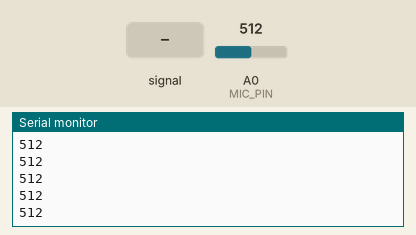
Simulated run of this sketch. Board: Arduino Uno, built with avr-gcc and run on an emulated ATmega328P. Shown: the last lines printed to the serial monitor. Inputs (shaded band) come from the test bench; at power-on: A0 (MIC_PIN) = 512.

Above: at 1.2 s.
1.3 s: A0 (MIC_PIN) fed a 200 Hz sine of ±81 counts around its level
At 2.2 s:
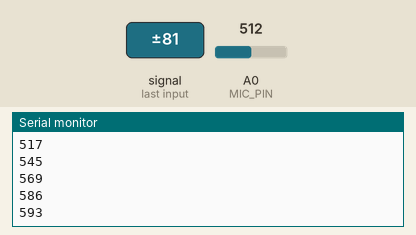
2.8 s: A0 (MIC_PIN) set to 716
At 3.9 s:
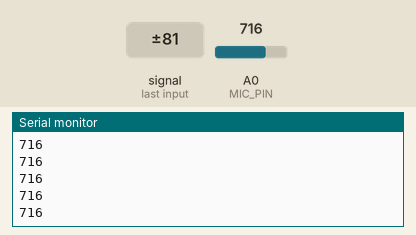
4.3 s: A0 (MIC_PIN) fed a 1000 Hz sine of ±255 counts around its level
At 5.2 s:
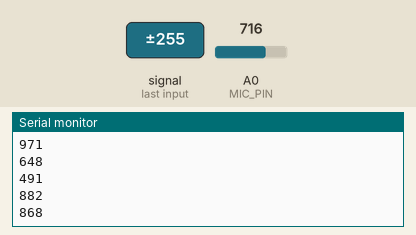
5.8 s: A0 (MIC_PIN) set to 511
At 6.5 s:
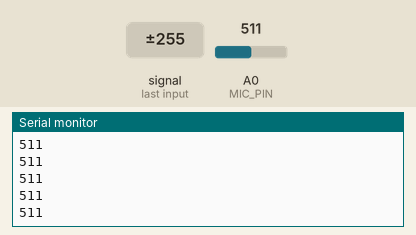
Timing chart, 0 to 8.3 s (numbered marks = the images above; inputs shaded):
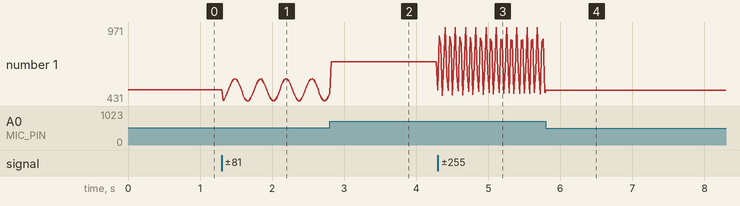

Measured:
- after the input at 1.3 s, the serial monitor: prints a new line at once (image 1)
- after the input at 4.3 s, the serial monitor: prints a new line at once (image 3)
- plotted number 1: 512 → 487 after the input at 1.3 s, 716 → 493 after the input at 4.3 s

The sketch:

servo_controller.ino
```cpp
const int MIC_PIN = A0;

void setup() {
  Serial.begin(115200);
}

void loop() {
  int micValue = analogRead(MIC_PIN);

  Serial.println(micValue);

  delay(20);
}
```
